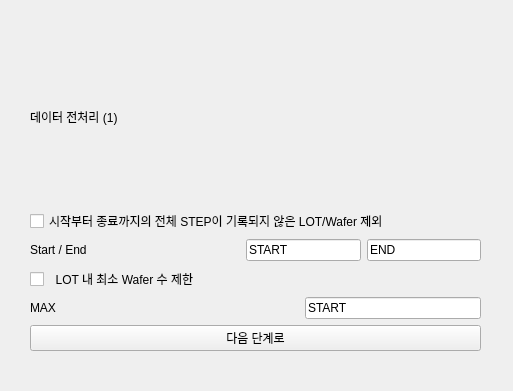
<?xml version="1.0" encoding="UTF-8"?>
<ui version="4.0">
 <class>Form</class>
 <widget class="QWidget" name="Form">
  <property name="geometry">
   <rect>
    <x>0</x>
    <y>0</y>
    <width>513</width>
    <height>391</height>
   </rect>
  </property>
  <property name="windowTitle">
   <string>Form</string>
  </property>
  <widget class="QWidget" name="">
   <property name="geometry">
    <rect>
     <x>30</x>
     <y>30</y>
     <width>451</width>
     <height>321</height>
    </rect>
   </property>
   <layout class="QVBoxLayout" name="verticalLayout_4">
    <item>
     <layout class="QVBoxLayout" name="verticalLayout_3">
      <item>
       <widget class="QLabel" name="label">
        <property name="text">
         <string>데이터 전처리 (1)</string>
        </property>
       </widget>
      </item>
      <item>
       <layout class="QVBoxLayout" name="verticalLayout">
        <item>
         <widget class="QCheckBox" name="checkBox">
          <property name="text">
           <string>시작부터 종료까지의 전체 STEP이 기록되지 않은 LOT/Wafer 제외 </string>
          </property>
         </widget>
        </item>
        <item>
         <layout class="QHBoxLayout" name="horizontalLayout">
          <item>
           <widget class="QLabel" name="label_2">
            <property name="text">
             <string>Start / End                                              </string>
            </property>
           </widget>
          </item>
          <item>
           <widget class="QLineEdit" name="lineEdit">
            <property name="text">
             <string>START</string>
            </property>
           </widget>
          </item>
          <item>
           <widget class="QLineEdit" name="lineEdit_2">
            <property name="text">
             <string>END</string>
            </property>
           </widget>
          </item>
         </layout>
        </item>
       </layout>
      </item>
      <item>
       <layout class="QVBoxLayout" name="verticalLayout_2">
        <item>
         <widget class="QCheckBox" name="checkBox_2">
          <property name="text">
           <string>  LOT 내 최소 Wafer 수 제한</string>
          </property>
         </widget>
        </item>
        <item>
         <layout class="QHBoxLayout" name="horizontalLayout_2">
          <item>
           <widget class="QLabel" name="label_3">
            <property name="text">
             <string>MAX                                                                         </string>
            </property>
           </widget>
          </item>
          <item>
           <widget class="QLineEdit" name="lineEdit_3">
            <property name="text">
             <string>START</string>
            </property>
           </widget>
          </item>
         </layout>
        </item>
       </layout>
      </item>
     </layout>
    </item>
    <item>
     <widget class="QPushButton" name="pushButton_2">
      <property name="text">
       <string>다음 단계로</string>
      </property>
     </widget>
    </item>
   </layout>
  </widget>
 </widget>
 <resources/>
 <connections/>
</ui>
